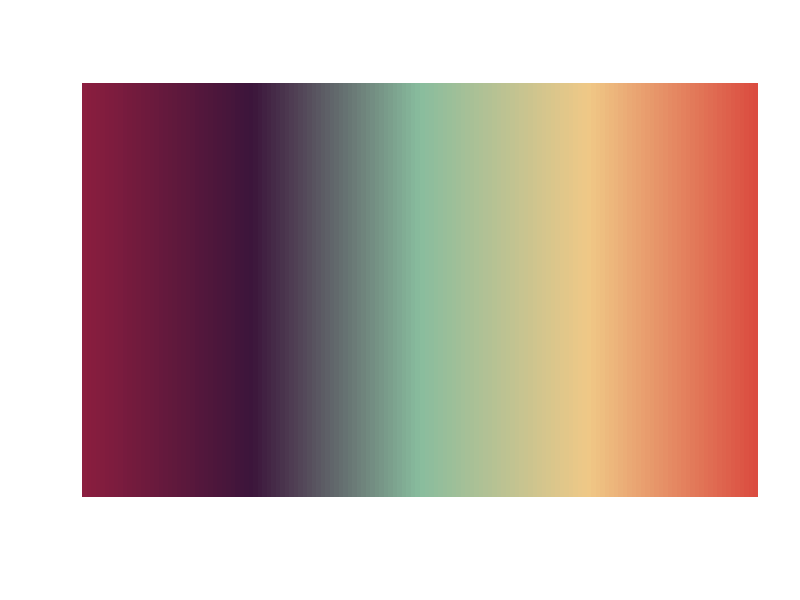

This chart was generated by the following R code:
## ---- chunk 1
gradientMyCols <- function(img = FALSE, ...){
  # Capture colors as arguments
  colors <- list(...)
  
  # Check if fewer than 2 colors provided
  if(length(colors) < 2){
    stop("You must provide 2 colors")}
  
  if(length(colors) > 8){ # currently limit max to 8. Will expand. Remember to scale palette_fn call  
    warning("Only 8 colors will be used")
    colors <- colors[1:8]}

  colors <- unlist(colors) # colors to character vector 
  
  # Create the color gradient
  palette_fn <- colorRampPalette(colors, bias = 1) # grDevices function 
  
  # If img true, generate gradient image
  if (img) {
    # Generate 150 colors for gradient
    gradientColors <- palette_fn(150)
    # Plot the gradient
    image(1:150, 1, as.matrix(1:150), xlab = '', ylab='', col = gradientColors, useRaster = TRUE, axes = FALSE)} # end image 
  
    return(palette_fn) }# return color palette function 
## ---- chunk 2
myGradient <- gradientMyCols(0,"#8B1E3F", "#3C153B", "#89BD9E") # no image 
gradientMyCols(1, "#8B1E3F", "#3C153B", "#89BD9E", "#F0C987", "#DB4C40") # image 
